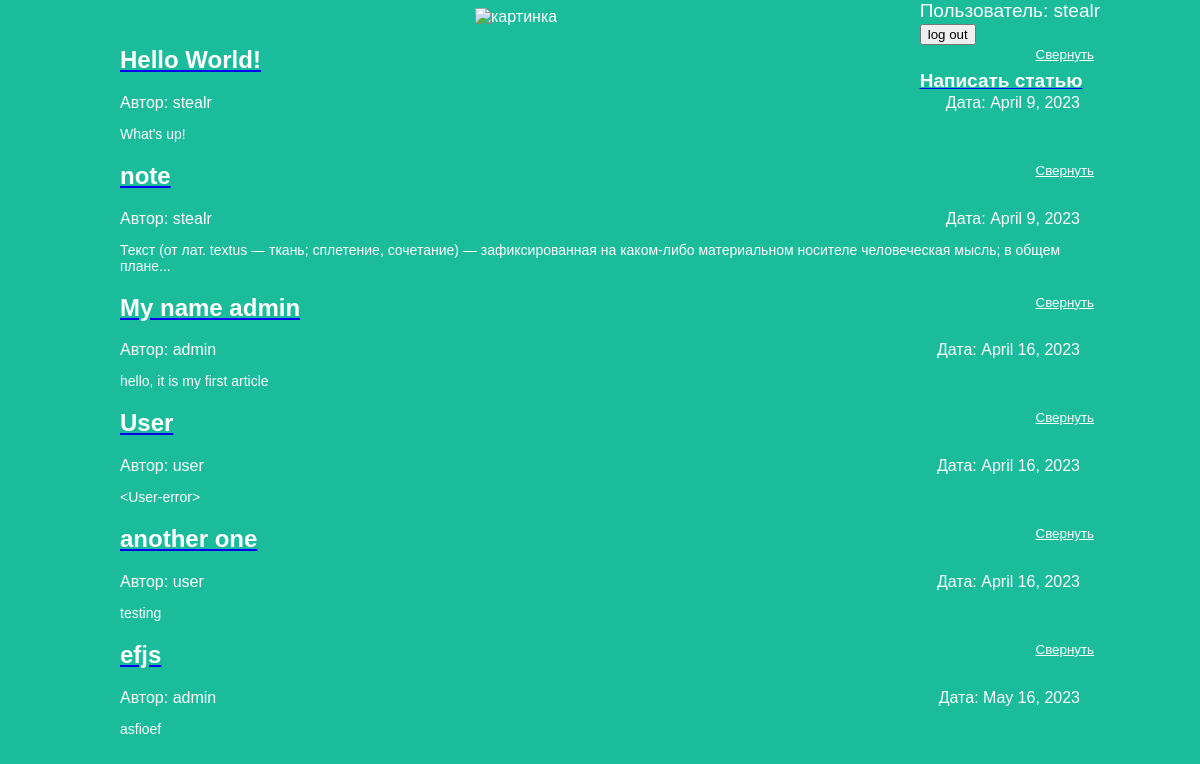
The app's page / (signed in) with its own data.
### articles/models.py (models this page shows, shortened)
class Article(models.Model):
    title = models.CharField(max_length=200)
    author = models.ForeignKey(User, on_delete=models.CASCADE)
    text = models.TextField()
    created_date = models.DateField(auto_now_add=True)
    def get_excerpt(self):
        return self.text[:140] + "..." if len(self.text) > 140 else self.text

### articles/views.py (the view)
# urls.py: path('', views.archive, name='archive'),
def archive(request):
    if request.user.is_authenticated:
        if request.method == "POST":
            logout(request)
            return redirect("archive")
        else:
            username = request.user.username
            return render(request, 'archive_auth.html', {"posts": Article.objects.all(), "user": username})
    else:
        return render(request, 'archive.html', {"posts": Article.objects.all()})

### articles/templates/archive_auth.html (shortened to what this page needs)
<!DOCTYPE html>
<html>
    <head>
		<link rel="stylesheet" href="{{ STATIC_URL }}/static/article.css">
    </head>
    <body>
		<div class="header">
			<img src="https://cdn.iconscout.com/icon/free/png-256/django-2-282855.png" alt="картинка">
		</div>
		<div class="user">
			<div>Пользователь: {{ user }}</div>
			<form method="POST">
				<button type="submit">log out</button>
			</form>
			<a href="http://127.0.0.1:8000/article/new"><h4 class="post-title"> Написать статью </h4></a>
		</div>
		<div class="archive">
			{% for post in posts %}
			<div class="one-post">
				<button class="fold-button">Свернуть</button>
				<a href="http://127.0.0.1:8000/article/{{ post.id }}"><h2 class="post-title">{{ post.title }}</h2></a>
				<div class="article-info">
					<div class="article-created-date">Дата: {{ post.created_date }}</div>
					<div class="article-author">Автор: {{ post.author.username }}</div>
					<p class="article-text">{{ post.get_excerpt }}</p>
				</div>
			</div>
			{% endfor %}
		</div>
    </body>
</html>

### articles/static/article.css (style rules this page uses)
body { background: #1abc9c; font-family: Tahoma, Arial, sans-serif; color: #ffffff; }
.article-text { position: static; font-size: 14px; }
.header img { display: block; width: 250px; margin-left: auto; margin-right: auto; }
.archive { width: 960px; margin-left: auto; margin-right: auto; }
.post-title { color: #ffffff; }
.article-created-date { position: absolute; text-align: right; width: 960px; margin-left: auto; margin-right: auto; }
.user { position: absolute; top: 0; float: right; right: 100px; font-size: 19px; color: #ffffff; margin-left: auto; margin-right: auto;; }
.fold-button { background-color: transparent; border: none; color: white; text-decoration: underline; position: absolute; text-align: right; right: 100px }

### records on screen
Article: title "Hello World!", created_date "April 9, 2023", author.username "stealr", get_excerpt "What's up!"
Article: title "note", created_date "April 9, 2023", author.username "stealr", get_excerpt "Текст (от лат. textus — ткань; сплетение, сочетание) — зафиксированная на каком-либо материальном носителе человеческая мысль; в общем плане..."
Article: title "My name admin", created_date "April 16, 2023", author.username "admin", get_excerpt "hello, it is my first article"
Article: title "User", created_date "April 16, 2023", author.username "user", get_excerpt "<User-error>"
Article: title "another one", created_date "April 16, 2023", author.username "user", get_excerpt "testing"
Article: title "efjs", created_date "May 16, 2023", author.username "admin", get_excerpt "asfioef"

### other values on screen
{{ user }} "stealr"
